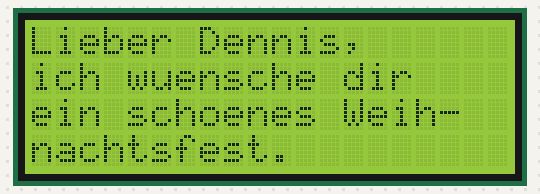
Bench run of a program on a simulated Raspberry Pi Pico running MicroPython. On the bench: 20×4 character LCD. Library files of the repository ran but are not shown: lcd_api.py, pico_i2c_lcd.py; what the program prints to the serial console is not drawn.

Above: at 0.2 s.
At 10.3 s:
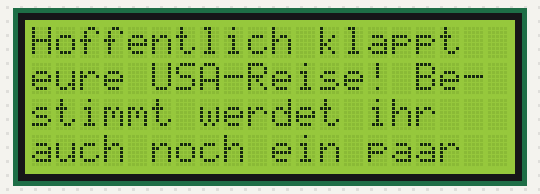
At 15.4 s:
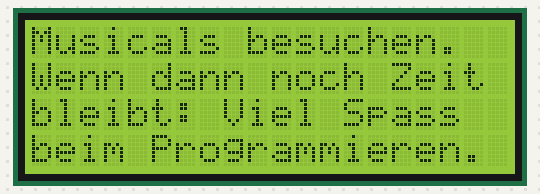
At 20.4 s:
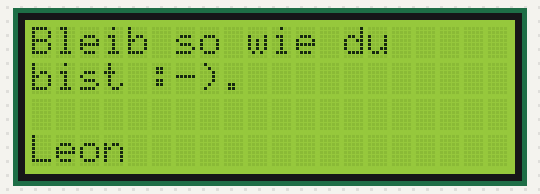
At 35.6 s:
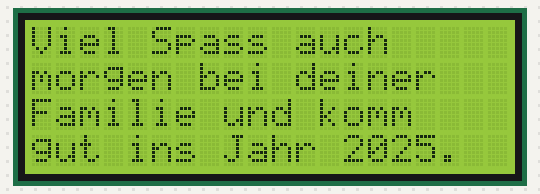

The program:

main.py
```python
import utime

import machine
from machine import I2C
from lcd_api import LcdApi
from pico_i2c_lcd import I2cLcd

I2C_ADDR     = 0x27
I2C_NUM_ROWS = 4
I2C_NUM_COLS = 20

SLEEP_TIME = 5

i2c = I2C(0, sda=machine.Pin(0), scl=machine.Pin(1), freq=400000)
lcd = I2cLcd(i2c, I2C_ADDR, I2C_NUM_ROWS, I2C_NUM_COLS)

lcd.clear()

text = [
#----------------END
"Lieber Dennis,\n\
ich wuensche dir\n\
ein schoenes Weih-\n\
nachtsfest.",
"Viel Spass auch\n\
morgen bei deiner\n\
Familie und komm \n\
gut ins Jahr 2025.",
"Hoffentlich klappt\n\
eure USA-Reise! Be-\n\
stimmt werdet ihr\n\
auch noch ein paar\n",
"Musicals besuchen.\n\
Wenn dann noch Zeit\n\
bleibt: Viel Spass\n\
beim Programmieren.",
"Bleib so wie du\n\
bist :-).\n\n\
Leon"
]
while True:
    for i in text:
        print(i)
        lcd.clear()
        lcd.putstr(i)
        utime.sleep(SLEEP_TIME)
    utime.sleep(5)
```

Measured:
- what the display in image 0 shows lasts 5.0 s, from 0.1 s to 5.1 s
- what the display in image 3 shows lasts 10.0 s, from 20.4 s to 30.4 s
